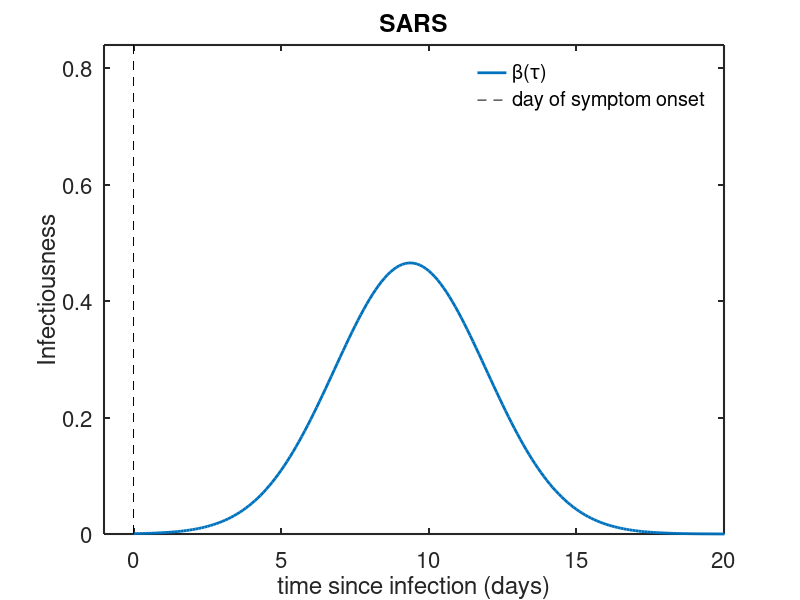

MATLAB code for this plot: (Note: this script raises an error after producing the figure.)
%SEI-Isr-R Model for SARS!! 
% to evaluate effect of test-isolation strategy
% Idea is to use the proposed model structure and to tweak the
% parameters/infectiousness function to determine the region in which a
% test-isolation strategy would be reasonably effective for SARS-CoV-2 (and
% compare it to SARS-CoV-1:
% From Peires et al we know:
% infectiousness peaks 10 days after symptom onset
% and that there are little to no asymptomatic cases
% ideal isolation: 95% isolated, 2 days after symptom onset
% realistic isolation: 60% isolated, 3 days after symptom onset

% Model structure:
% dS/dt = -beta(tau)*S*I;
% dE/dt = beta(tau)*S*I-gamma*E;
% dI/dt = gamma*E - alpha*delta*I -sigma*I
% dIsr/dt = alpha*delta*I -;
% dR/dt = sigma*I;

%June 19 2020
close all; clear all; clc;
%% Make plot of time-dependent infectivity 
% pick some gamma hyperparameters that match figure from Peiris et al
dtau = 0.1;
tend = 200;
tvec = 0:dtau:tend;
tvec = tvec';
disease = 'SARS';
mu = 9.373; % 
sigma = 2.57; % from  Peiris al 
beta0 = 3; 
w_tau = normpdf(tvec, mu,sigma);

figure;
plot(tvec, beta0.*w_tau, '-', 'LineWidth', 2)
hold on
plot([0, 0], [0 0.28*beta0], 'k--')
legend('\beta(\tau)', 'day of symptom onset')
legend('boxoff')
ylim([0 0.28*beta0])
xlim([ -1 20])
set(gca,'FontSize',16,'LineWidth',1.5)
xlabel ('time since infection (days)')
ylabel ('Infectiousness')
title('SARS')



AUC=sum(w_tau)*dtau*beta0
%% Run SEIR model with & without isolation 
% Set IC to a single exposure
S0 = 999;
E0 = 0;
I0 = 1;
Isr0 = 0;
R0 = 0;

y0 = [S0, E0, I0, Isr0, R0];
N = sum(y0);
beta0 = 3; % initial rate of infection
gamma = 1/4.5; % 1/gamma = duration exposed but not detectable or infectious 2 day incubation period
alpha = 0; % alpha = proportion who will become symptomatic and seek testing
infend = 22; % time to be considered "recovered"
trem = 20; % time from infection to be removed
params = [beta0, gamma, alpha, infend, trem];
tau_params = horzcat(mu,sigma);
dt = 0.1;
tvec = 0:dt:tend;

%% Run ideal isolated and non-isolated scenarios
[y, B, new_inf, beta_t, inf_distrib, Reffn] = fwd_SEIRD_model(params,tau_params, tvec, y0, dt, disease);

ihalf = find(y(:,1)<0.8*N, 1, 'first');
thalf = tvec(ihalf);
totinf = N-y(end,1);
pctinf = 100*totinf/N;
inf = y(:,3)+y(:,4);
peakinf = 100*max(inf)/N;

colorsets1 = varycolor(500);
colorsets = varycolor(7);
figure;
for i = 1:500
    
plot(tvec, inf_distrib(:,i), '-','color', colorsets1(i,:), 'LineWidth', 2)
hold on
AUCi(round(i/100+1,0))=sum(inf_distrib(:,i)); 
%text(tauvec(i), inf_distrib(i, i), ['day ', num2str(i*dt)])
end
%legend('day 0', 'day 1', 'day 2', 'day 3', 'day 4', 'day 5', 'day 6')
%legend boxoff
xlim([ 0 20])
xlabel('infection time (\tau) (days)')
ylabel('Number of individuals X infectiousness')
title('Weighted infectiousness if no isolation')
set(gca,'FontSize',16,'LineWidth',1.5)
inf_distribNI=inf_distrib(:,500); % save for comparison figure
inf_distrib1 = inf_distrib;


figure;
subplot(2,2,1)
for i = 1:length(y0)
    plot(tvec, y(:,i), '-', 'LineWidth',2)
    hold on
end
% plot(thalf, 0.8*N, 'k*', 'LineWidth', 4)
% text(thalf+5, 0.8*N, [num2str(round(thalf,0)), ' days to 20% infected'], 'FontSize', 14)
%text(tvec(end-150),y(end-150,1), [num2str(round(pctinf,0)), '% infected'], 'FontSize',14)
%ylim([ 0 0.1*N])
legend( 'S','E', 'I', 'I_{sr}', 'R', 't_{20% infected}', 'Location', 'NorthWest')
legend boxoff
xlabel('epidemic time (days)')
ylabel('Number of individuals')
set(gca,'FontSize',16,'LineWidth',1.5)
%title(['No isolation'])
title(['No isolation, total infected = ', num2str(round(pctinf,0)),'%'])
%ylim([0 3.5e4])

subplot(2,2,2)
plot(tvec,new_inf/dt,'-', 'color',colorsets(6,:),'LineWidth', 2)
hold on
%plot(tvec, new_exp, 'm-', 'lineWidth', 2)
%plot(t, effI, 'LineWidth', 2)
%legend( 'new infections per day')
%legend boxoff
xlabel('epidemic time (days)')
ylabel('New infections per day')
set(gca,'FontSize',16,'LineWidth',1.5)
%title('Percent growth rate per day')
title(['No isolation ', num2str(round(peakinf,0)),'% infected at peak'])
ylim([0 250])

alpha2 = 0.95; % 95% symptomatc
infend = 22; % time to be considered "recovered"
trem = 2; % removed three days after infection 
params2 = [beta0, gamma, alpha2, infend, trem];
[y, B, new_inf, beta_t, inf_distrib, Reffp] = fwd_SEIRD_model(params2,tau_params, tvec, y0, dt, disease);
 ihalf = find(y(:,1)<0.8*N, 1, 'first');
 thalf = tvec(ihalf);
totinf = N-y(end,1);
pctinf = 100*totinf/N;
inf = y(:,3)+y(:,4);
peakinf = 100*max(inf)/N;
subplot(2,2,3)
for i = 1:length(y0)
    plot(tvec, y(:,i), '-', 'LineWidth',2)
    hold on
end
%plot(thalf, 0.8*N, 'k*', 'LineWidth', 4)
%text(thalf+5, 0.8*N, [num2str(round(thalf,0)), ' days to 20% infected'], 'FontSize', 14)
%text(tvec(end-150),y(end-150,1), [num2str(round(pctinf,0)), '% infected'], 'FontSize',14)
%ylim([ 0 0.1*N])
legend( 'S','E', 'I', 'I_{sr}', 'R', 't_{20% infected}', 'Location', 'NorthWest')
legend boxoff
xlabel('epidemic time (days)')
ylabel('Number of individuals')
set(gca,'FontSize',16,'LineWidth',1.5)
%title('Perfect symptomatic isolation')
title(['Perfect symptomatic isolation, total infected= ', num2str(round(pctinf,0)),'%'])
%title(['Perfect symptomatic isolation ',  num2str(round(pctinf,0)), '% infected total'])
%ylim([0 3.5e4])

subplot(2,2,4)
plot(tvec,new_inf/dt, '-', 'color', colorsets(6,:),'LineWidth', 2)
hold on
%plot(tvec, new_exp, 'm-', 'lineWidth', 2)
%plot(t, effI, 'LineWidth', 2)
%legend( 'new infections per day')
%legend boxoff
xlabel('epidemic time (days)')
ylabel('New infections per day')
set(gca,'FontSize',16,'LineWidth',1.5)
title(['Perfect symptomatic isolation ',num2str(round(peakinf,0)),'% infected at peak'])
ylim([0 250])
%% Plot of individuals at each stage of infection and 
figure;
plot(tvec, inf_distrib1(:,1), 'b-', 'LineWidth',5)  
hold on
plot(tvec, inf_distrib(:,1), 'r-', 'LineWidth', 5)
for i = 1:500
plot(tvec, inf_distrib1(:,i), 'b-', 'LineWidth',5)   
plot(tvec, inf_distrib(:,i), 'r-', 'LineWidth', 5)
hold on 
%text(tauvec(i), inf_distrib(i, i), ['day ', num2str(i*dt)])
end
%legend('day 0', 'day 1', 'day 2', 'day 3', 'day 4', 'day 5', 'day 6')
%legend boxoff
AUCNI = sum(inf_distrib1(:,500)).*dt;
AUCPSI = sum(inf_distrib(:,500)).*dt;
legend(['no isolation, AUC= ',num2str(round(AUCNI,0))], ['perfect symptomatic isolation, AUC= ', num2str(round(AUCPSI,0))])
legend boxoff
xlim([ 0 20])
xlabel('infection stage (\tau)(days)')
ylabel('Number of individuals x relative infectiousness')
title('Comparison of weighted infectiousness at t=50 days')
set(gca,'FontSize',16,'LineWidth',1.5)



%% Adjust one parameter at a time form the perfect symptomatic removal scenario
% Effect of increasing the time to removal
trem = 2;
alpha = 0.75;
params = [beta0, gamma, alpha, infend, trem];
% Time to remove
figure;
tremvec = [1:3:13];
alphavec = [0.1:0.2:0.9];
alphavec = fliplr(alphavec);
paramsi = params;
colorsets2 = varycolor(length(tremvec));


for i = 1:length(tremvec)

    paramsi(5) = tremvec(i);
    [y, B, new_inf, R_t, new_exp, Reff] = fwd_SEIRD_model(paramsi,tau_params, tvec, y0, dt, disease);
    tot_inf = sum(y(:,3));
    S_t(:,i) = y(:,1);
    new_infi(:,i) = new_inf;
%     i20 = find(y(:,1)<0.8*N, 1, 'first');
%     t20(i) = tvec(i20);
    pct_infected(i) = 100.*(1-(S_t(end,i)./N));
    inf = y(:,3)+y(:,4);
    peakinf(i) = 100*max(inf)/N;
    Reffi(i) = Reff;
    
end

subplot(3,3,1)
for i = 1:length(tremvec)
    plot(tvec, S_t(:,i)/N, '-', 'color', colorsets2(i,:), 'LineWidth',2)
    hold on
    %text(tvec(20*i), S_t(20*i), ['t_{isolate post symptoms}=', num2str(tremvec(i)-3)], 'FontSize', 14)
    
end
legend(  '1 day', '4 days', '7 days', '10 days', '13 days', 'Location', 'NorthWest' )
legend boxoff
xlabel('epidemic time (days)')
ylabel('Proportion not infected')
set(gca,'FontSize',14,'LineWidth',1.5)
%title(' infections over time')
ylim([0 1])

subplot(3,3,2)
for i = 1:length(tremvec)
    plot(tvec, new_infi(:,i)./dt, '-', 'color', colorsets2(i,:), 'LineWidth',2)
    hold on
    %text(tvec(20*i), 100*new_infi(20*i, i)/N, ['t_{isolate post symptoms}=', num2str(tremvec(i)-3)], 'FontSize', 14)

end
legend(  '1 day', '4 days', '7 days', '10 days', '13 days', 'Location', 'NorthWest' )
legend boxoff  

xlabel('epidemic time (days)')
ylabel('New infections per day')
set(gca,'FontSize',14,'LineWidth',1.5)
%title('Effect of removal time on growth rate')

subplot(3,3,3)
for i = 1:length(tremvec)
    plot(tremvec(i), Reffi(i), '*','color', colorsets2(i,:), 'LineWidth', 10)
    hold on
end
%legend( '0 days', '1 day', '2 days', '3 days', '4 days', '5 days','Location', 'NorthWest')
%legend boxoff
ylim([0 3.2])
xlabel('Days after symptom onset an individual is isolated')
ylabel('R_{eff}')
set(gca,'FontSize',14,'LineWidth',1.5)
%title('Effect of removal time peak infections')


% Effect of reducing the % removed
trem = 2;
params = [beta0, gamma, alpha, infend, trem];
% Time to remove

paramsi = params;

for i = 1:length(alphavec)

    paramsi(3) = alphavec(i);
    [y, B, new_inf, R_t, new_exp, Reff] = fwd_SEIRD_model(paramsi,tau_params, tvec, y0, dt,disease);
    tot_inf = sum(y(:,3));
    S_t(:,i) = y(:,1);
    new_infi(:,i) = new_inf;
%     i20 = find(y(:,1)<0.8*N, 1, 'first');
%     t20(i) = tvec(i20);
    pct_infected(i) = 100.*(1-(S_t(end,i)./N));
    inf = y(:,3)+y(:,4);
    peakinf(i) = 100*max(inf)/N;
    Reffi(i) = Reff;
    
end

subplot(3,3,4)
for i = 1:length(alphavec)
    plot(tvec, S_t(:,i)/N, '-', 'color', colorsets2(i,:), 'LineWidth',2)
    hold on
    %text(tvec(20*i), S_t(20*i), ['t_{isolate post symptoms}=', num2str(tremvec(i)-3)], 'FontSize', 14)
    
end
legend( '90%', '70% ', '50%', '30%', '10%', '0%', 'Location', 'NorthWest')
legend boxoff
xlabel('epidemic time(days)')
ylabel('Proportion not infected')
set(gca,'FontSize',14,'LineWidth',1.5)
%title(' infections over time')
ylim([0 1])

subplot(3,3,5)
for i = 1:length(alphavec)
    plot(tvec, new_infi(:,i)./dt, '-', 'color', colorsets2(i,:), 'LineWidth',2)
    hold on
    %text(tvec(20*i), 100*new_infi(20*i, i)/N, ['t_{isolate post symptoms}=', num2str(tremvec(i)-3)], 'FontSize', 14)

end
legend( '90%', '70% ', '50%', '30%', '10%', '0%', 'Location', 'NorthWest')
legend boxoff
xlabel('epidemic time(days)')
ylabel('New infections per day')
set(gca,'FontSize',14,'LineWidth',1.5)
%title('Effect of removal time on growth rate')

subplot(3,3,6)
for i = 1:length(alphavec)
    plot(100*alphavec(i), Reffi(i), '*','color', colorsets2(i,:), 'LineWidth', 10)
    hold on
end
ylim([0 3.2])
xlabel('Percent of cases isolated')
ylabel('R_{eff}')
set(gca,'FontSize',14,'LineWidth',1.5)


%Ideal vs. Realistic scenario
tremvec = [2, 3, 20];
alphavec = [0.95, 0.6, 0];
colorsets3 = [0 0 1;0 1 0; 1 0 0];
paramsi = params;
for i = 1:length(alphavec)
    paramsi(3) = alphavec(i);
    paramsi(5) = tremvec(i);
    [y, B, new_inf, R_t, new_exp, Reff] = fwd_SEIRD_model(paramsi,tau_params, tvec, y0, dt, disease);
    tot_inf = sum(y(:,3));
    S_t(:,i) = y(:,1);
    new_infi(:,i) = new_inf;
    %ihalf = find(y(:,1)<0.5*N, 1, 'first');
    %thalf(i) = tvec(ihalf);
    pct_infected(i) = 100.*(1-(S_t(end,i)./N));
    inf = y(:,3)+y(:,4);
    peakinf(i) = 100*max(inf)/N;
    Reffi(i) = Reff;
    
end
% Ideal vs realistic

subplot(3,3,7)
for i = 1:length(alphavec)
plot(tvec, S_t(:,i)/N, '-','color', colorsets3(i,:), 'LineWidth', 2)
hold on
end
legend('perfect', 'realistic','no isolation')
legend boxoff
ylabel('Percent not infected')
xlabel('epidemic time (days)')
set(gca,'FontSize',14,'LineWidth',1.5)
%%title(['Ideal ', num2str(round(pct_infected(1),0)),'% infected vs realistic ', num2str(round(pct_infected(2),0)),'% infected scenarios'])

subplot(3,3,8)
for i=1:length(alphavec)
plot(tvec, new_infi(:,i)/dt, '-', 'color', colorsets3(i,:), 'LineWidth',2)
hold on
end
legend('perfect', 'realistic','no isolation')
legend boxoff
ylabel('New infections per day')
xlabel('epidemic time (days)')
set(gca,'FontSize',14,'LineWidth',1.5)
%title('Ideal vs. realistic vs. no isolation epidemic growth rate dynamics')
scenarios = {'perfect symptomatic isolation realistic no isolation'};
subplot(3,3,9)
for i = 1:length(alphavec)
bar( i, Reffi(i), 'FaceColor', colorsets3(i,:))
hold on
end
%legend('perfect', 'realistic','no isolation')
%legend boxoff
set(gca,'FontSize',14,'LineWidth',1.5, 'XTickLabel', [])
ylabel ('R_{eff}')
ylim([0 3.2])
%% Heatmap of % removed vs time of removal colored by total % infected
alphav = [0:.1:1]; % vary % that gets isolated
tremv = [0:2:20]; % vary the time of removal
[ALPHA,TREM] = meshgrid(alphav,tremv); % big ol grid of parameters
ALPHAflat = reshape(ALPHA,1,[]);
TREMflat = reshape(TREM,1, []);
paramsi = params;
y0i = y0;
I0vec =[0.1 1 10 100];
sdvec = [0.5 0.75 1 1.5];
beta0vec = beta0.*sdvec;
cell{1}.I0 = y0(3);
%% Run a loop to save the time to reach 20% infections distribuion and the
% total number infected distribution
for i = 1:length(beta0vec)
for j = 1:length(ALPHAflat)
    paramsi(1) = beta0vec(i);
    paramsi(3) = ALPHAflat(j);
    paramsi(5) = TREMflat(j);
    [y, B, new_inf, R_t, new_exp, Reff] = fwd_SEIRD_model(paramsi,tau_params, tvec, y0i, dt, disease);
    tot_inf(j) = sum(y(:,3));
    new_infi(:,j) = new_inf;
%     iquart = find(y(:,1)<0.8*N, 1, 'first');
%     if isnan(iquart)
%         tquart(j) = 0;
%     end
%     if ~isnan(iquart)
%         tquart(j) = tvec(iquart);
%     end
    pct_infected(j) = 100.*(1-(y(end,1)./N));
     inf = y(:,3)+y(:,4);
    peakinf(j) = 100*max(inf)/N;
    Reffj(j) = Reff;

end
 PCTINF = reshape(pct_infected, size(ALPHA));
%  TQUART = reshape(tquart, size(ALPHA));
 PEAKINF = reshape(peakinf, size(ALPHA));
 REFF = reshape(Reffj, size(ALPHA));
 cell{i}.I0 = y0(3);
 cell{i}.R0= beta0vec(i);
 cell{i}.PCTINF = PCTINF;
 %cell{i}.TQUART = TQUART;
 cell{i}.PEAKINF = PEAKINF;
 cell{i}.REFF = REFF;
end
%% Plot heatmaps for total infected, time to 20% infected, and peak infections 

 figure; 
for i = 1:length(beta0vec)
    
    subplot(2, 4, i)
minmax = @(x)([min(x) max(x)]);
imagesc(minmax(1*(alphav)),minmax(tremv),cell{i}.PCTINF);
[C,h]=contourf(100*ALPHA,TREM,cell{i}.PCTINF); clabel(C,h); 



if i == length(beta0vec)
    colorbar;
end
%[C,h]=contourf(ALPHA,TREM,PCTINF); clabel(C,h); colorbar
hold on
%plot(100*alphav, ones(length(alphav),1), 'w--', 'LineWidth', 1.5)
%plot([95 95], [1 19.95], 'w--', 'LineWidth', 1.5)
plot([0.5 95], [1 1], 'g-', 'LineWidth', 3)
plot([95 95], [1 19.95], 'g-', 'LineWidth', 3)
plot([0.5 95], [19.95 19.95], 'g-', 'LineWidth', 3)
plot( [0.5 0.5], [1 20], 'g-', 'LineWidth', 3)
caxis([0 100]);





colormap(jet); 

xlabel('% of population removed');
ylabel('days after symptom onset');
title([num2str(sdvec(i)*100), '% transmission, Total % Infected'])
%title(['R_{0}^{SARS}= ',num2str(beta0vec(i)), ', Total % Infected']);
%title([ num2str(sdvec(i)), 'R_{0}^{SARS}, total % infected']);
set(gca,'Ydir','normal'); hold on;
set(gca,'FontSize',16,'LineWidth',1.5)
end


for i =1:length(beta0vec)
    i1 = [];
    reffvals = [];
    subplot(2,4,i+4)
minmax = @(x)([min(x) max(x)]);
imagesc(minmax(1*(alphav)),minmax(tremv),cell{i}.REFF);
[C,h]=contourf(100*ALPHA,TREM,cell{i}.REFF); clabel(C,h);
hold on
[x,y,z] = C2xyz(C);
j=find(z==1);
plot(x{j}, y{j}, 'w-', 'LineWidth', 3)

if i == length(beta0vec)
    colorbar;
end
%[C,h]=contourf(ALPHA,TREM,PCTINF); clabel(C,h); colorbar
hold on
%plot(100*alphav, ones(length(alphav),1), 'w--', 'LineWidth', 1.5)
%plot([95 95], [1 19.95], 'w--', 'LineWidth', 1.5)
plot([0.5 95], [1 1], 'g-', 'LineWidth', 3)
plot([95 95], [1 19.95], 'g-', 'LineWidth', 3)
plot([0.5 95], [19.95 19.95], 'g-', 'LineWidth', 3)
plot( [0.5 0.5], [1 20], 'g-', 'LineWidth', 3)
caxis([0 4]);



xlabel('% of population removed');
ylabel('days after symptom onset');
title([num2str(sdvec(i)*100), '% transmission, R_{eff}'])
%title(['R_{0}^{SARS}= ',num2str(beta0vec(i)),', Peak % Infected']);
set(gca,'Ydir','normal'); hold on;
set(gca,'FontSize',16,'LineWidth',1.5)
end